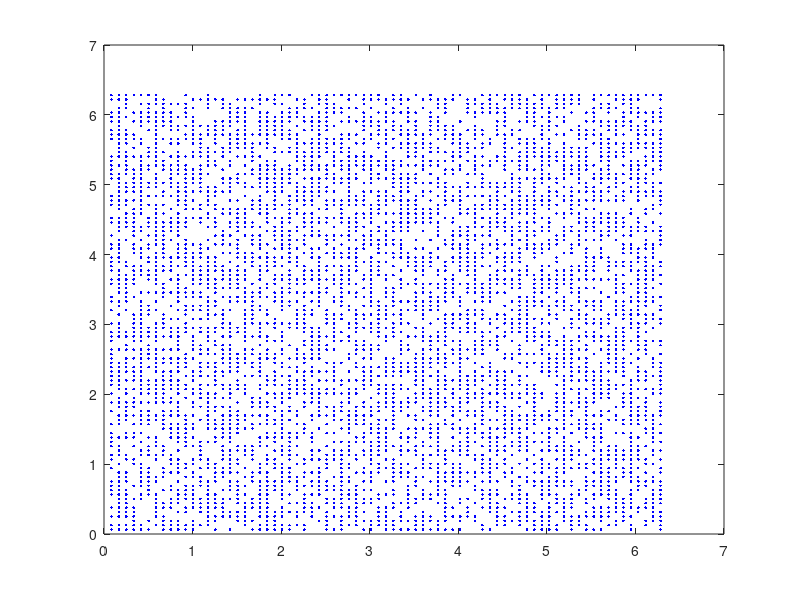

The MATLAB source for this figure: (Note: this script raises an error after producing the figure.)
%
% nufft example
%
close all;clear all;clc;

addpath(genpath('~./Dropbox/irt'));

%
n1 = 75;
n2 = 100;
npts = 5000
x = imresize(peaks(max(n1,n2)),[n1 n2]);

%the sprial, a 201 point subset of the full freq domain, scale to [0 1] each loc to sprial it
%omega = linspace(0, 20*2*pi, npts)';	% crude spiral:
%omega = pi*[cos(omega) sin(omega)].*omega(:,[1 1])/max(omega);

%all the points...
[k1pts k2pts] = meshgrid(1:n1, 1:n2);
k1pts = reshape(k1pts,numel(k1pts),1)*2*pi/n1;
k2pts = reshape(k2pts,numel(k2pts),1)*2*pi/n2;
omega = [k1pts k2pts];

%random sample of points
omega = omega(sort(randsample(1:max(size(omega)),npts)),:);

%plot the sample locations
plot(omega(:,1), omega(:,2),'b.');

%the number of neighbors to use when interpolating
j1 = 15;
j2 = 15;

%the fft sizes?
k1 = 2*n1;
k2 = 2*n2;

%this sytax
args = {omega, [n1 n2], [j1 j2], [k1 k2]};

%Create fft matrix
%A = Gnufft(args); %fast
%Ad = Gdsft(omega,[n1 n2]); %exact

%old way?
fprintf('nufft init: ');
tic
st = nufft_init(omega, [n1 n2], [j1 j2], [k1 k2]);
toc

%fancy Gnufft way
% tic
% ya = A*x;
% toc

%exact nuft
%tic
%yx = Ad*x;
%toc

%old style?
% tic
% yo = nufft(x,st); %an fft from the whole image into the small, oddly spaced, freq domain
% toc

%scaling? I think nufft is like fftw....
scale_factor = sqrt(npts);
yos = nufft(x,st)/scale_factor;
yosi = nufft_adj(yos,st)/scale_factor;

figure()
subplot(1,2,1)
surf(real(yosi));
subplot(1,2,2)
surf(x);



